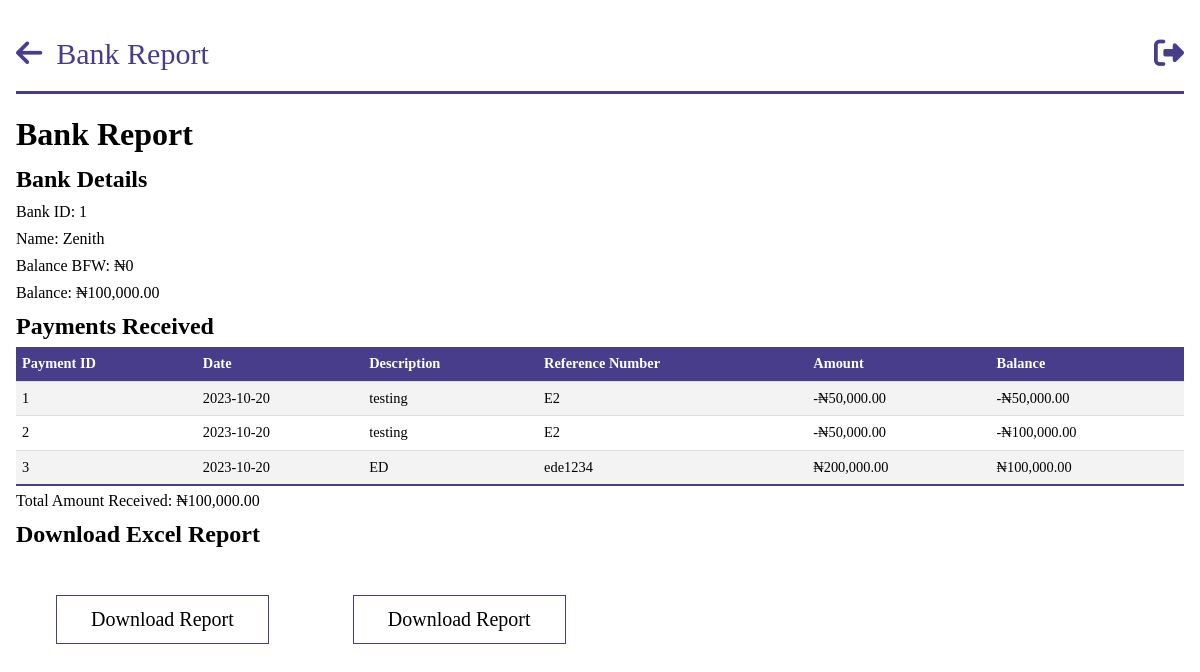
Screenshot of /bank_report/1 (signed in) with the database file from the repository.
### models.py (models this page shows, shortened)
class Bank(db.Model):
    __tablename__ = "banks"
    id = db.Column(db.Integer, primary_key=True)
    name = db.Column(db.String, nullable=False, unique=True)
    balance_bfd = db.Column(db.Float, default=0.0)
    new_balance = db.Column(db.Float, default=0.0)
    payments = db.relationship("BankPayment", backref="bank")

class BankPayment(db.Model):
    __tablename__ = "bank_payments"
    id = db.Column(db.Integer, primary_key=True)
    amount = db.Column(db.Float, nullable=False)
    exact_date = db.Column(db.DateTime, nullable=False, default=datetime.utcnow)
    date = db.Column(db.Date, nullable=False)
    person_id = db.Column(
        db.Integer, db.ForeignKey("persons.id"), nullable=True, index=True
    )
    company_id = db.Column(
        db.Integer, db.ForeignKey("companies.id"), nullable=True, index=True
    )
    description = db.Column(db.String, nullable=True)
    ref_no = db.Column(db.String)
    bank_balance = db.Column(db.Float, nullable=True)
    bank_id = db.Column(
        db.Integer, db.ForeignKey("banks.id"), nullable=True, index=True
    )
    year = db.Column(db.Integer, nullable=False)

### app.py (the view)
@app.route("/bank_report/<bank_id>")
@login_required
@role_required(["Admin", "Secretary", "Sub-Admin"])
def individual_bank_report(bank_id):
    bank = query.get_bank(bank_id)
    payments = bank.payments
    total_amount = sum(payment.amount for payment in payments)
    return render_template(
        "query/bank_report.html",
        bank=bank,
        payments=payments,
        total_amount=total_amount,
    )

### app.py (called while the page is built)
@login_manager.user_loader
def load_user(person_id):
    return Person.query.get(person_id)

def role_required(roles_required):
    def decorator(view_func):
        @wraps(view_func)
        def wrapper(*args, **kwargs):
            if not current_user.is_authenticated:
                flash("You must be logged in to access this page.", "error")
                return redirect(url_for("login"))
            user_role = current_user.role
            if user_role.name not in roles_required:
                flash("You don't have the required role to access this page.", "error")
                return redirect(
                    url_for("dashboard")
                )  # Change this to your desired redirect
            return view_func(*args, **kwargs)
        return wrapper
    return decorator

@app.before_request
def before_request():
    g.user = current_user

@app.template_filter("currency")
@login_required
def currency(value):
    modified_value = format_currency(value)  # Modify the value as needed
    return modified_value

### filters.py (called while the page is built)
def format_currency(
    value, currency_symbol="₦", decimal_separator=".", thousands_separator=","
):
    if value:
        if value < 0:
            formatted_value = f"-{currency_symbol}{abs(value):,.2f}"
        else:
            formatted_value = f"{currency_symbol}{value:,.2f}"
        formatted_value = formatted_value.replace(".", decimal_separator).replace(
            ",", thousands_separator
        )
    else:
        formatted_value = f"{currency_symbol}0"
    return formatted_value

### queries.py (called while the page is built)
    def get_bank(self, bank_id):
        bank = Bank.query.get(bank_id)
        return bank

### templates/query/bank_report.html (shortened to what this page needs)
{%extends 'base.html' %}
{% block header%}
Bank Report
{% endblock  %}
{% block anchor%}
<a href="{{ url_for('queries') }}" id='arrow'><i class="fa-solid fa-arrow-left"></i></a>
{% endblock  %}
{%block content%}
<body id="person">
    <h1>Bank Report</h1>
    <h2>Bank Details</h2>
    <p>Bank ID: {{ bank.id }}</p>
    <p>Name: {{ bank.name }}</p>
    <p>Balance BFW: {{ bank.balance_bfd | currency}}</p>
    <p>Balance: {{ bank.new_balance | currency}}</p>
    <h2>Payments Received</h2>
    <table class="tab-content">
        <thead>
            <tr>
                <th>Payment ID</th>
                <th>Date</th>
                <th>Description</th>
                <th>Reference Number</th>
                <th>Amount</th>
                <th>Balance</th>
            </tr>
        </thead>
        <tbody>
            {% for payment in payments %}
            <tr>
                <td>{{ payment.id }}</td>
                <td>{{ payment.date }}</td>
                <td>{{ payment.description}}</td>
                <td>{{ payment.ref_no}}</td>
                <td>{{ payment.amount | currency }}</td>
                <td>{{ payment.bank_balance | currency}}</td>
            </tr>
            {% endfor %}
        </tbody>
    </table>
    </body>
    <p>Total Amount Received: {{ total_amount | currency }}</p>
    <h2>Download Excel Report</h2>
    <button id="downloadExcelButton">Download Report</button>
    <button id="downloadPdfButton" onclick="window.print()">Download Report</button>
</body>
{%endblock%}

### static/css/style.css (style rules this page uses)
* { margin: 0; padding: 0; box-sizing: border-box; font-family:'Times New Roman', Times, serif; }
.index { background-color: #ffffff; margin: 0 auto; max-width: 80em; line-height: 1.5; padding: 1em 1em; }
.index a { color: #fff; line-height: 2.5; text-decoration: none; }
.index #nav a { font-size: 10px; }
.index #nav a { font-size: 30px; color: #483d8b; }
.index #nav #arrow i { color: #483d8b; margin-right: 10px; }
#person * { color: #000; max-width: 90em; margin: 0 auto; margin-bottom: 3px; }
#person .tab-content { width: 100%; border-collapse: collapse; font-size: 0.9em; min-width: 400px; }
#person .tab-content tr th { background-color: #483d8b; color: #fff; text-align: left; font-weight: bold; }
#person th, #person td { padding: 6px; text-align: left; border-bottom: 1px solid #ddd; }
#person .tab-content tbody tr:nth-of-type(odd) { background-color: #f3f3f3; }
#person .tab-content tbody tr:last-of-type { border-bottom: 2px solid #483d8b; }
#person button { margin: 2em 2em; display: inline-block; text-decoration: none; border: 1px solid #483d8b; padding: 12px 34px; font-size: 20px; background: transparent; position: relative; cursor: pointer; }

### rows the page displays
Bank: id "1", name "Zenith", balance_bfd "₦0", new_balance "₦100,000.00"
BankPayment: id "1", date "2023-10-20", description "testing", ref_no "E2", amount "-₦50,000.00", bank_balance "-₦50,000.00"
BankPayment: id "2", date "2023-10-20", description "testing", ref_no "E2", amount "-₦50,000.00", bank_balance "-₦100,000.00"
BankPayment: id "3", date "2023-10-20", description "ED", ref_no "ede1234", amount "₦200,000.00", bank_balance "₦100,000.00"

### other values shown
{{ total_amount | currency }} "₦100,000.00"
